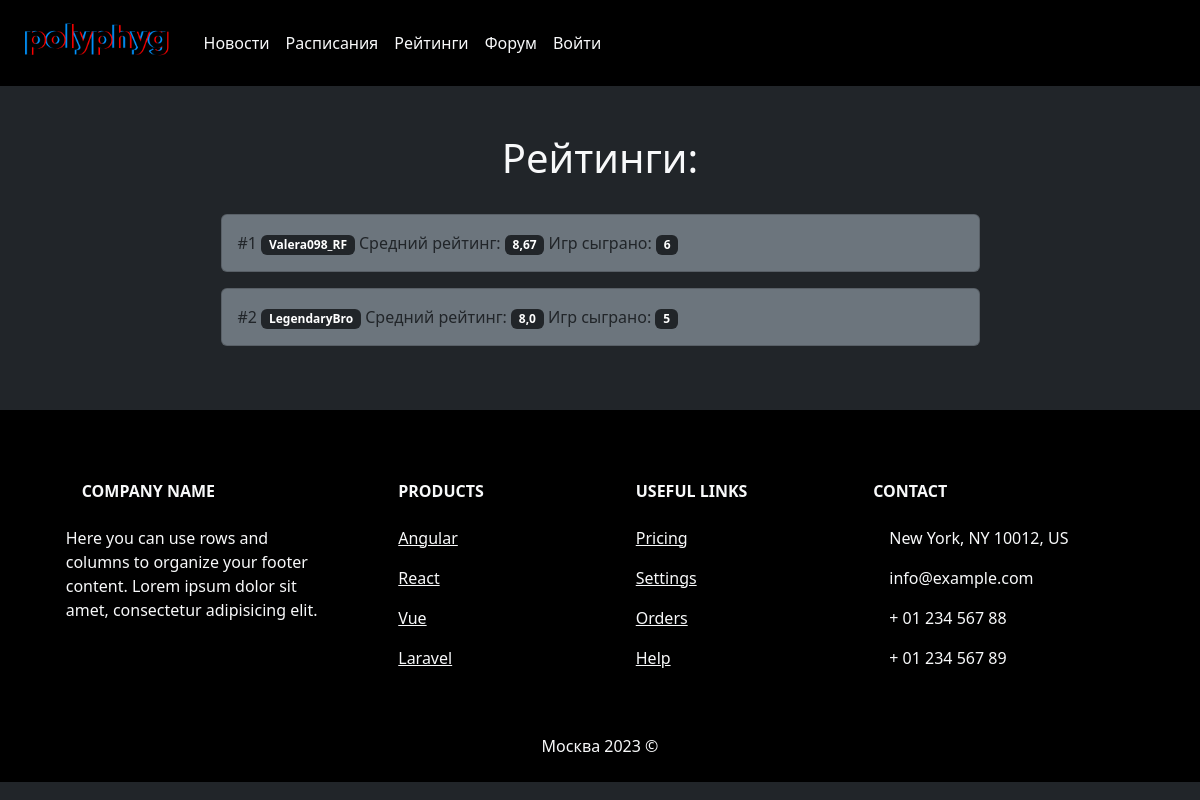
/ratings/, run on the app's committed database.
### gameblock/models.py (models this page shows, shortened)
class Player(models.Model):
    user_id = models.ForeignKey(User, on_delete=models.PROTECT, blank=True, null=True, verbose_name = 'ID игрока, как пользователя')
    team_id = models.ForeignKey('Team', on_delete=models.PROTECT, blank=True, null=True, verbose_name = 'Команда')
    photo = models.ImageField(upload_to='playerphotos', blank=True, verbose_name = 'Фотография')
    nickname = models.CharField(max_length=16, verbose_name = 'Никнейм')
    class Meta:
        verbose_name = 'Игрок'
        verbose_name_plural = 'Игроки'
        ordering = ['id']
    @property
    def games_count(self):
        return self.playerscore_set.count()
    @property
    def average_score(self):
        return round(self.playerscore_set.aggregate(avg_score=Avg('score'))['avg_score'], 2)

### gameblock/views.py (the view)
# urls.py: path('ratings/', ratings, name = 'ratings' ),
def ratings(request):
    player_data = Player.objects.annotate(score_count=Count('playerscore')).filter(score_count__gte=5).order_by('-score_count')
    context = {
        'title': 'Рейтинги',
        'player_data': player_data
    }
    return render(request, 'gameblock/ratings.html', context=context)

### polyphygital/context_processors.py (called while the page is built)
def user_extended_context_processor(request):
    is_player = Player.objects.filter(user_id__id=request.user.id).exists()
    return {
        'is_player': is_player,
    }

### gameblock/templates/gameblock/ratings.html
{% extends 'newsblock/base.html' %} {% block content %}
<div class="container d-flex justify-content-center p-5">
    <div class="w-75 row justify-content-center">
      <div class="col-12 mb-3">
        <h1 class="text-center mb-3">Рейтинги:</h1>
      </div>
      {% for p in player_data %}
      <div class="col-12 mb-3">
        <div class="card bg-secondary">
          <div class="card-body p-0 ps-3 pe-3 w-100">
            <p class="card-text d-flex flex-row justify-content-between align-items-center">
              <span><h6 class="d-inline">#{{ forloop.counter }} <span class="badge bg-dark">{{ p.nickname }}</span></h6></span>
              <span>
                <span>Средний рейтинг: <span class="badge bg-dark">{{ p.average_score }}</span></span>
                <span>Игр сыграно: <span class="badge bg-dark">{{ p.games_count }}</span></span>
              </span>
            </p>
          </div>
        </div>
      </div>
      {% endfor %}
    </div>
  </div>
{% endblock %}

### data on the page
Player: nickname "Valera098_RF", average_score "8,67", games_count "6"
Player: nickname "LegendaryBro", average_score "8,0", games_count "5"
